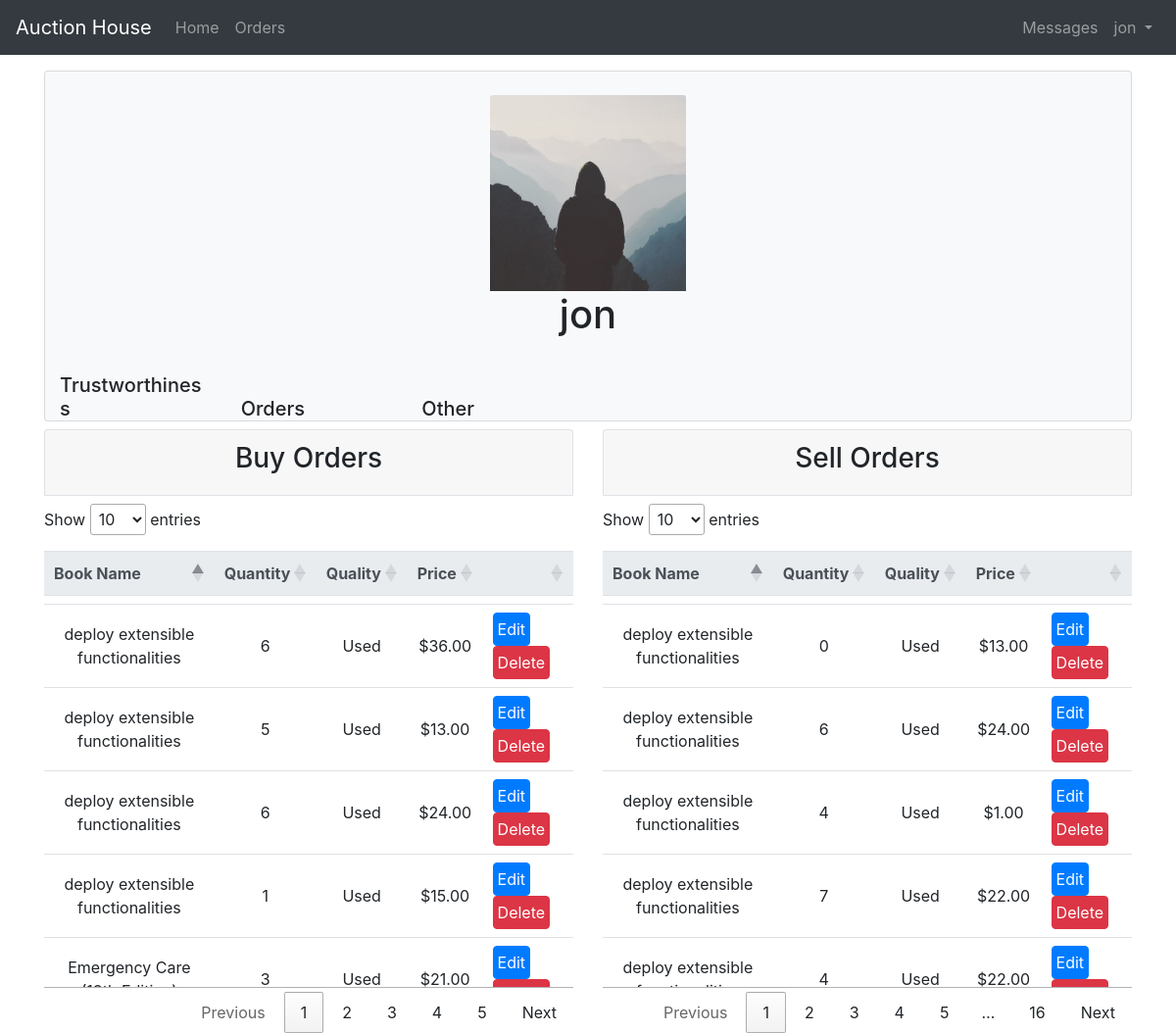
Page /my_profile (signed in) on the committed database.
### auction/models.py (models this page shows, shortened)
class Order(models.Model):
    bschoices = [
        ('Buy', 'Buy'),
        ('Sell', 'Sell')
    ]
    quality_choices = [
        ('New', 'New'),
        ('LUsed', 'Lightly Used'),
        ('Used', 'Used'),
        ('Damaged', 'Damaged')
    ]
    order_owner = models.ForeignKey(
        User, on_delete=models.CASCADE, related_name='Order_Owner')
    buyorsell = models.CharField(
        max_length=50,
        choices=bschoices
    )
    book = models.ForeignKey(
        Book, on_delete=models.CASCADE, related_name='Order')
    price = models.DecimalField(max_digits=5, decimal_places=2)
    quantity = models.IntegerField()
    quality = models.CharField(
        max_length=100,
        choices=quality_choices,
        default='Used'
    )
    created_at = models.DateTimeField(default = timezone.now())
    '''
    Methods for displaying statistics
    '''
    '''
    Methods for organizing data to be plotted out in chart.js
    '''

class Book(models.Model):
    name = models.CharField(max_length=50)
    description = models.TextField()
    classes = models.CharField(max_length=100)
    subject = models.CharField(max_length=100, default='N/A')
    author = models.CharField(max_length=255, default='N/A')
    isbn = models.CharField(max_length=13, default='0000000000000')

### auction/views.py (the view)
# urls.py: path('my_profile', views.my_profile, name="my_profile"),
def my_profile(request):
    user = request.user
    buyorders = Order.objects.filter(order_owner = user).filter(buyorsell='Buy')
    sellorders = Order.objects.filter(order_owner = user).filter(buyorsell='Sell')
    totalorders = buyorders.count() + sellorders.count()
    order_type = [buyorders, sellorders]
    context = {
        'user':user,
        'order_type':order_type,
        'order_total': totalorders,
        'buyorders': buyorders,
        'sellorders':sellorders
        }
    return render(request, 'my_profile.html', context)

### templates/my_profile.html (shortened to what this page needs)
{% extends 'base.html' %}
{% load static %}
{% block stylesheet %}
<link rel="stylesheet" type="text/css" href="https://cdn.datatables.net/1.10.23/css/jquery.dataTables.min.css"/>
{% endblock stylesheet %}
{% block content %}
<br>
<br>
<br>
<div class="container">
    <div class="card bg-light">
      <div class="text-center">
        <img class="card-img-top mt-4" src="{% static 'pictures/profile.jpg' %}" alt="Card image cap" style="width: 200px;height: 200px;">
      </div>
      <h1 class="card-title text-center"> {{user.username}}</h1>
      <br>
      <div class="container">
        <div class="row">
          <div class="col-2 mt-auto">
          <h5 class="card-title mb-0"> Trustworthiness </h5>
          </div>
          <div class="col-2 mt-auto">
            <h5 class="card-title mb-0"> Orders </h5>
          </div>
          <div class="col-2 mt-auto">
            <h5 class="card-title mb-0"> Other  </h5>
          </div>
          <div class="col-6"></div>
        </div>
      </div>
  </div>
</div>
<div class="container">
  <div class="row">
    {% for orders in order_type %}
    <div class="col-6">
      <div class="card-header border my-2">
        <h3 class="text-center">
          {% if orders == buyorders %}Buy{% else %}Sell{% endif %} Orders
        </h3>
      </div>
      <div class="table-responsive">
      <table id="{% if orders == buyorders %}buy{% else %}sell{% endif %}" class="table table-sm table-hover mt-2">
        <thead class="thead-light text-center">
            <tr>
              <th> Book Name </th>
              <th> Quantity </th>
              <th> Quality </th>
              <th> Price </th>
              <th></th>
            </tr>
        </thead>
        <tbody>
          {% for order in orders %}
          <tr>
            <td class="text-center"> {{order.book.name }}</td>
            <td class="text-center"> {{order.quantity}}</td>
            <td class="text-center"> {{order.quality}}</td>
            <td class="text-center"> ${{order.price}}</td>
            <td>
              <div class="col">
                <div class="row">
                  <button class="btn btn-primary p-1 py-0" data-toggle="modal" data-target="#editModal"> Edit </button>
                  <a href="{% url 'delete_order' order.pk %}" class="btn btn-danger p-1  py-0"> Delete </a>
                </div>
              </div>
            </td>
          </tr>
          {% endfor %}
        </tbody>
      </table>
      </div>
    </div>
    {% endfor %}
  </div>
</div>
{% endblock content %}

### templates/base.html (shortened to what this page needs)
<!DOCTYPE html>
<html lang="en" dir="ltr">
  <head>
    <link rel="stylesheet" href="https://cdn.jsdelivr.net/npm/bootstrap@4.5.3/dist/css/bootstrap.min.css">
    {% block stylesheet %}{% endblock stylesheet %}
  </head>
  <body>
    {% block body %}
    <nav class="navbar fixed-top navbar-expand-lg navbar-dark bg-dark">
      <a href="#" class="navbar-brand"> Auction House </a>
      <div class="collapse navbar-collapse" id="navbarNavDropdown">
        <ul class="navbar-nav">
          <li class="nav-item ">
            <a href="{% url 'home' %}" class="nav-link"> Home </a>
          </li>
          <li class="navbar-nav">
            <a href="{% url 'search_orders'%}" class="nav-link"> Orders </a>
          </li>
        </ul>
        <ul class="ml-auto navbar-nav ">
          <li class="nav-item dropdown">
            {% if user.is_authenticated %}
              <li class="navbar-nav">
                <a class="nav-link" href="{% url 'inbox' 19 %}"> Messages </a>
              </li>
              <a class="nav-link dropdown-toggle" id= "navbarUserlink" data-toggle="dropdown" href="#">
                {{user.username}}
              </a>
            {% else %}
              <form class="form-inline ml-auto">
                <a href="{% url 'login' %}" class="btn btn-outline-secondary"> Log In </a>
                <a href="{% url 'signup' %}" class="btn btn-primary ml-2"> Sign Up </a>
              </form>
            {% endif %}
          </li>
        </ul>
      </div>
    </nav>
    {% block content %}
    {% endblock content %}
    {% endblock body %}
  </body>
</html>

### rows in the picture
Order: book.name "Emergency Care…", quantity "3", quality "Used", price "21.00"
Order: book.name "deploy extensible functionalities", quantity "6", quality "Used", price "36.00"
Order: book.name "deploy extensible functionalities", quantity "5", quality "Used", price "13.00"
Order: book.name "deploy extensible functionalities", quantity "6", quality "Used", price "24.00"
Order: book.name "deploy extensible functionalities", quantity "1", quality "Used", price "15.00"
Order: book.name "deploy extensible functionalities", quantity "0", quality "Used", price "13.00"
Order: book.name "deploy extensible functionalities", quantity "6", quality "Used", price "24.00"
Order: book.name "deploy extensible functionalities", quantity "4", quality "Used", price "1.00"
Order: book.name "deploy extensible functionalities", quantity "7", quality "Used", price "22.00"
Order: book.name "deploy extensible…", quantity "4", quality "Used", price "22.00"

### other values in the picture
{{ user.username }} "jon"
